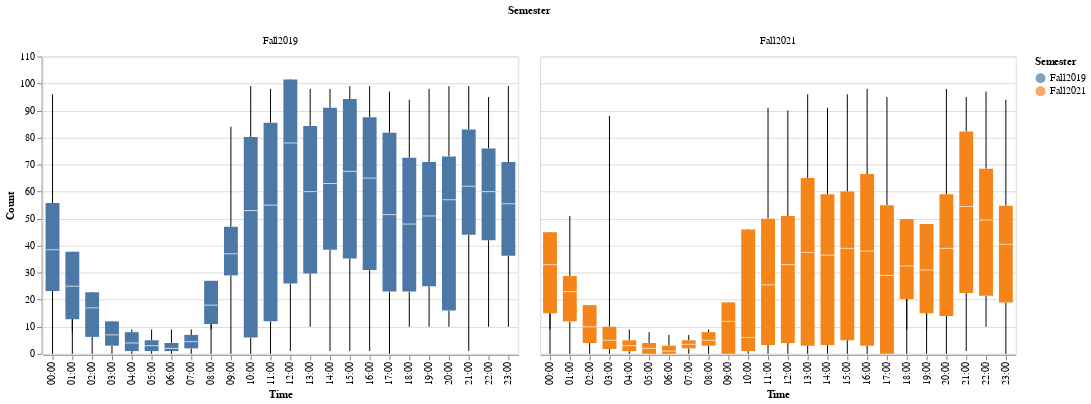

The code cell stored with this chart in its notebook:
### Code cell
box = alt.Chart(df.sample(5000)).mark_boxplot(extent='min-max').encode(
    alt.X('Time:O'),
    alt.Y('Count:Q'),
    alt.Color('Semester'),
    alt.Column('Semester')
)

box

### Figure 1 — Vega-Lite specification as saved in the notebook (floating-point values rounded to 4 significant figures; data arrays with more than 128 entries replaced by an {"elided": "..."} marker saying what was removed)
{"config": {"view": {"continuousWidth": 400, "continuousHeight": 300}}, "data": {"name": "data-210d13ccd08c56e1cb3a1f2d521511a9"}, "mark": {"type": "boxplot", "extent": "min-max"}, "encoding": {"color": {"type": "nominal", "field": "Semester"}, "column": {"type": "nominal", "field": "Semester"}, "x": {"type": "ordinal", "field": "Time"}, "y": {"type": "quantitative", "field": "Count"}}, "$schema": "https://vega.github.io/schema/vega-lite/v4.8.1.json", "datasets": {"data-210d13ccd08c56e1cb3a1f2d521511a9": {"elided": "5000 records"}}}
